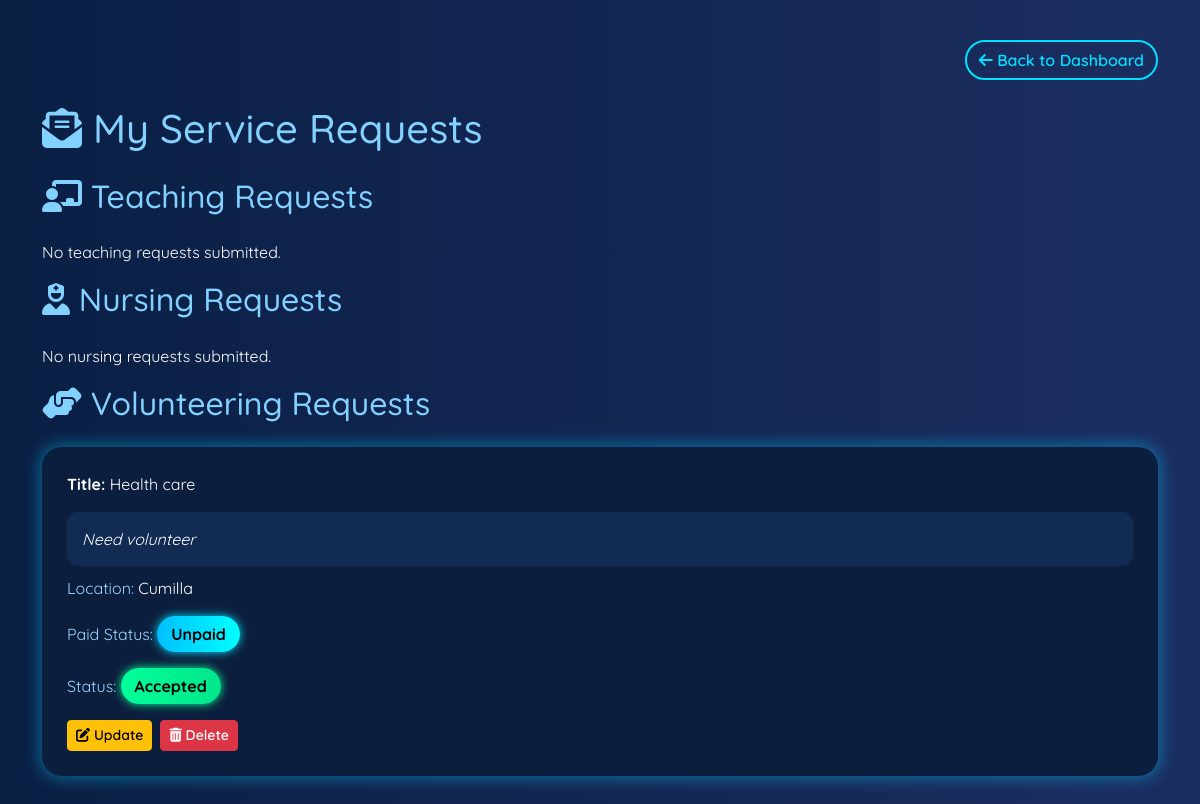
/user/customer_dashboard_my_requests/ (signed in), run on the app's committed database.
### users/models.py (models this page shows, shortened)
class VolunteeringService(models.Model):
    STATUS_CHOICES = (
        ('Pending', 'Pending'),
        ('Accepted', 'Accepted'),
        ('Rejected', 'Rejected'),
    )
    customer = models.ForeignKey(User, on_delete=models.CASCADE, related_name='volunteering_requests')
    title = models.CharField(max_length=100)
    activity = models.TextField()
    location = models.CharField(max_length=100)
    is_paid = models.BooleanField(default=False)
    created_at = models.DateTimeField(auto_now_add=True)
    updated_at = models.DateTimeField(auto_now=True)
    accepted_by = models.ForeignKey(User, null=True, blank=True, on_delete=models.SET_NULL, related_name='accepted_volunteering', limit_choices_to={'role': 'provider'})
    status = models.CharField(max_length=10, choices=STATUS_CHOICES, default='Pending')

### users/views.py (the view)
# urls.py: path('customer_dashboard_my_requests/', views.customer_my_requests, name='customer_my_requests'),
@login_required
def customer_my_requests(request):
    teaching_posts = TeachingRequest.objects.filter(customer=request.user)
    nursing_posts = NursingService.objects.filter(customer=request.user)
    volunteering_posts = VolunteeringService.objects.filter(customer=request.user)
    return render(request, 'customer_my_requests.html', {
        'teaching_posts': teaching_posts,
        'nursing_posts': nursing_posts,
        'volunteering_posts': volunteering_posts
    })

### templates/customer_my_requests.html (shortened to what this page needs)
<!DOCTYPE html>
<html lang="en">
<head>
    <link href="https://cdn.jsdelivr.net/npm/bootstrap@5.3.0/dist/css/bootstrap.min.css" rel="stylesheet">
    <link href="https://cdnjs.cloudflare.com/ajax/libs/font-awesome/6.4.0/css/all.min.css" rel="stylesheet">
</head>
<body>
<div class="container">
    <div class="d-flex justify-content-end mb-4">
        <a href="{% url 'dashboard' %}" class="btn btn-outline-info">
            <i class="fas fa-arrow-left"></i> Back to Dashboard
        </a>
    </div>
    <h1><i class="fas fa-envelope-open-text"></i> My Service Requests</h1>
    <h2><i class="fas fa-chalkboard-teacher"></i> Teaching Requests</h2>
    {% for post in teaching_posts %}
    <div class="glow-box">
        <p><strong>Title:</strong> {{ post.title }}</p>
        <p><strong>Subject:</strong> {{ post.subject }}</p>
        <div class="desc-box">{{ post.description }}</div>
        <p><span class="label">Location:</span> {{ post.location }}</p>
        <p><span class="label">Paid Status:</span>
            {% if post.is_paid %}
                <span class="status-pill status-accepted">Paid</span>
            {% else %}
                <span class="status-pill">Unpaid</span>
            {% endif %}
        </p>
        <p><span class="label">Status:</span>
            {% if post.status == "Pending" %}
                <span class="status-pill">Pending</span>
            {% else %}
                <span class="status-pill status-accepted">Accepted</span>
            {% endif %}
        </p>
        <div class="mt-3 d-flex gap-2">
            <a href="{% url 'update_teaching_post' post.id %}" class="btn btn-warning btn-sm">
                <i class="fas fa-edit"></i> Update
            </a>
            <a href="{% url 'delete_teaching_post' post.id %}" class="btn btn-danger btn-sm">
                <i class="fas fa-trash-alt"></i> Delete
            </a>
        </div>
    </div>
    {% empty %}
    <p>No teaching requests submitted.</p>
    {% endfor %}
    <h2><i class="fas fa-user-nurse"></i> Nursing Requests</h2>
    {% for post in nursing_posts %}
    <div class="glow-box">
        <p><strong>Title:</strong> {{ post.title }}</p>
        <div class="desc-box">{{ post.description }}</div>
        <p><span class="label">Location:</span> {{ post.location }}</p>
        <p><span class="label">Paid Status:</span>
            {% if post.is_paid %}
                <span class="status-pill status-accepted">Paid</span>
            {% else %}
                <span class="status-pill">Unpaid</span>
            {% endif %}
        </p>
        <p><span class="label">Status:</span>
            {% if post.status == "Pending" %}
                <span class="status-pill">Pending</span>
            {% else %}
                <span class="status-pill status-accepted">Accepted</span>
            {% endif %}
        </p>
        <div class="mt-3 d-flex gap-2">
            <a href="{% url 'update_nursing_post' post.id %}" class="btn btn-warning btn-sm">
                <i class="fas fa-edit"></i> Update
            </a>
            <a href="{% url 'delete_nursing_post' post.id %}" class="btn btn-danger btn-sm">
                <i class="fas fa-trash-alt"></i> Delete
            </a>
        </div>
    </div>
    {% empty %}
    <p>No nursing requests submitted.</p>
    {% endfor %}
    <h2><i class="fas fa-hands-helping"></i> Volunteering Requests</h2>
    {% for post in volunteering_posts %}
    <div class="glow-box">
        <p><strong>Title:</strong> {{ post.title }}</p>
        <div class="desc-box">{{ post.activity }}</div>
        <p><span class="label">Location:</span> {{ post.location }}</p>
        <p><span class="label">Paid Status:</span>
            {% if post.is_paid %}
                <span class="status-pill status-accepted">Paid</span>
            {% else %}
                <span class="status-pill">Unpaid</span>
            {% endif %}
        </p>
        <p><span class="label">Status:</span>
            {% if post.status == "Pending" %}
                <span class="status-pill">Pending</span>
            {% else %}
                <span class="status-pill status-accepted">Accepted</span>
            {% endif %}
        </p>
        <div class="mt-3 d-flex gap-2">
            <a href="{% url 'update_volunteering_post' post.id %}" class="btn btn-warning btn-sm">
                <i class="fas fa-edit"></i> Update
            </a>
            <a href="{% url 'delete_volunteering_post' post.id %}" class="btn btn-danger btn-sm">
                <i class="fas fa-trash-alt"></i> Delete
            </a>
        </div>
    </div>
    {% empty %}
    <p>No volunteering requests submitted.</p>
    {% endfor %}
</div>
</body>
</html>

### templates/customer_my_requests.html (style rules this page uses)
body { background: linear-gradient(to right, #0a1f44, #1b2e61); color: white; font-family: 'Quicksand', sans-serif; padding: 40px 15px; }
h1, h2 { color: #82d1ff; margin-bottom: 25px; }
.glow-box { background-color: #0c1e3d; border-radius: 20px; padding: 25px; margin-bottom: 25px; box-shadow: 0 0 15px 3px rgba(0, 204, 255, 0.4); transition: transform 0.3s ease; }
.desc-box { background-color: #122b52; padding: 15px; border-radius: 10px; font-style: italic; margin-bottom: 10px; }
.status-pill { display: inline-block; padding: 6px 14px; background: linear-gradient(to right, #00bfff, #00ffff); color: #000; border-radius: 20px; font-weight: bold; box-shadow: 0 0 10px #00e0ff; }
.status-accepted { background: linear-gradient(to right, #00ff99, #00e68a); color: #000; box-shadow: 0 0 10px #00ff99; }
.btn-outline-info { border-radius: 20px; font-weight: 600; border: 2px solid #00e0ff; color: #00e0ff; background-color: transparent; transition: all 0.3s ease; }
.btn-sm { font-weight: 600; }
.label { color: #9fd3ff; }

### data on the page
VolunteeringService: title "Health care", activity "Need volunteer", location "Cumilla", is_paid "Unpaid", status "Accepted"
